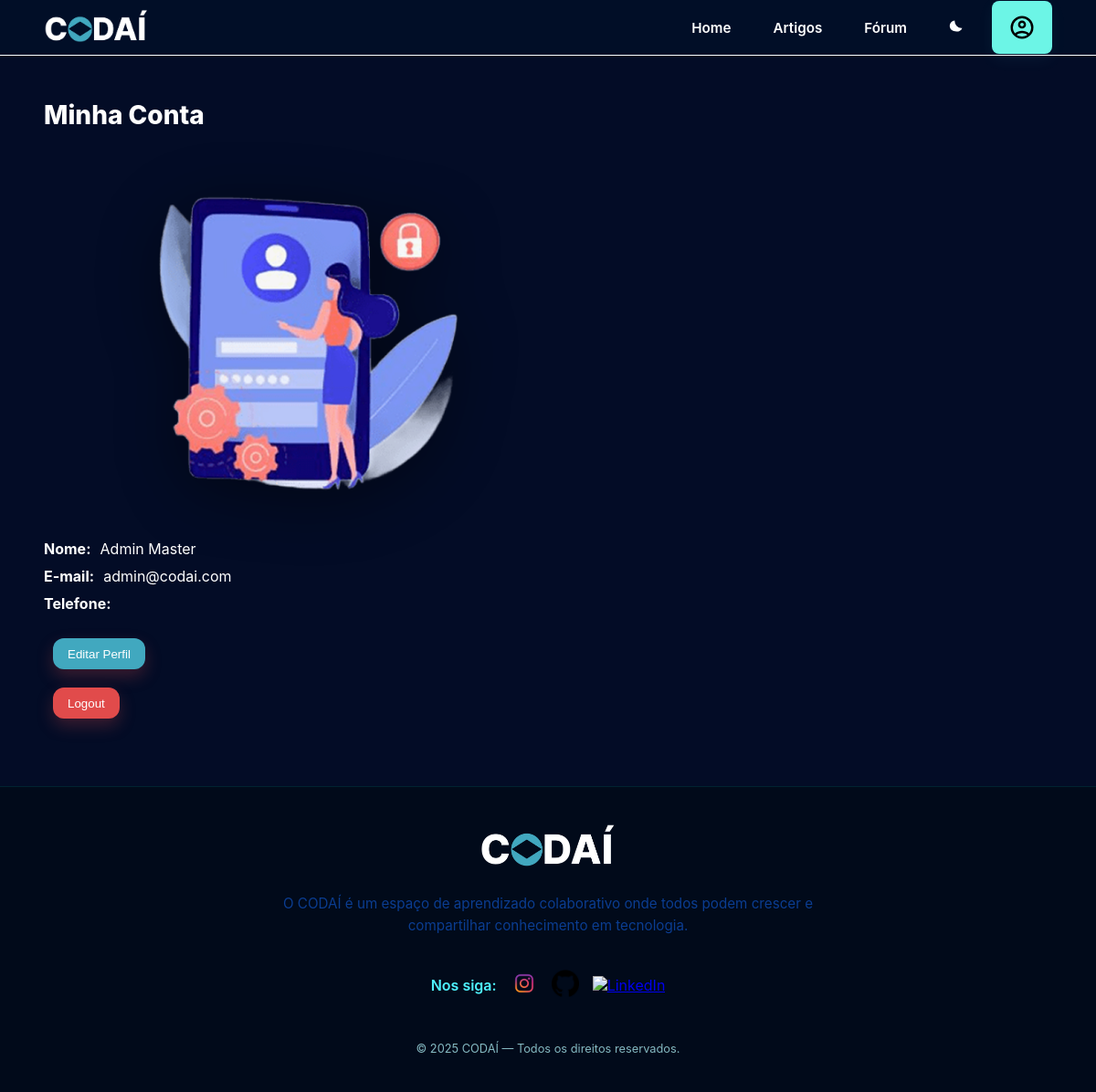
The page /auth/perfil (signed in) on the database as committed earlier.
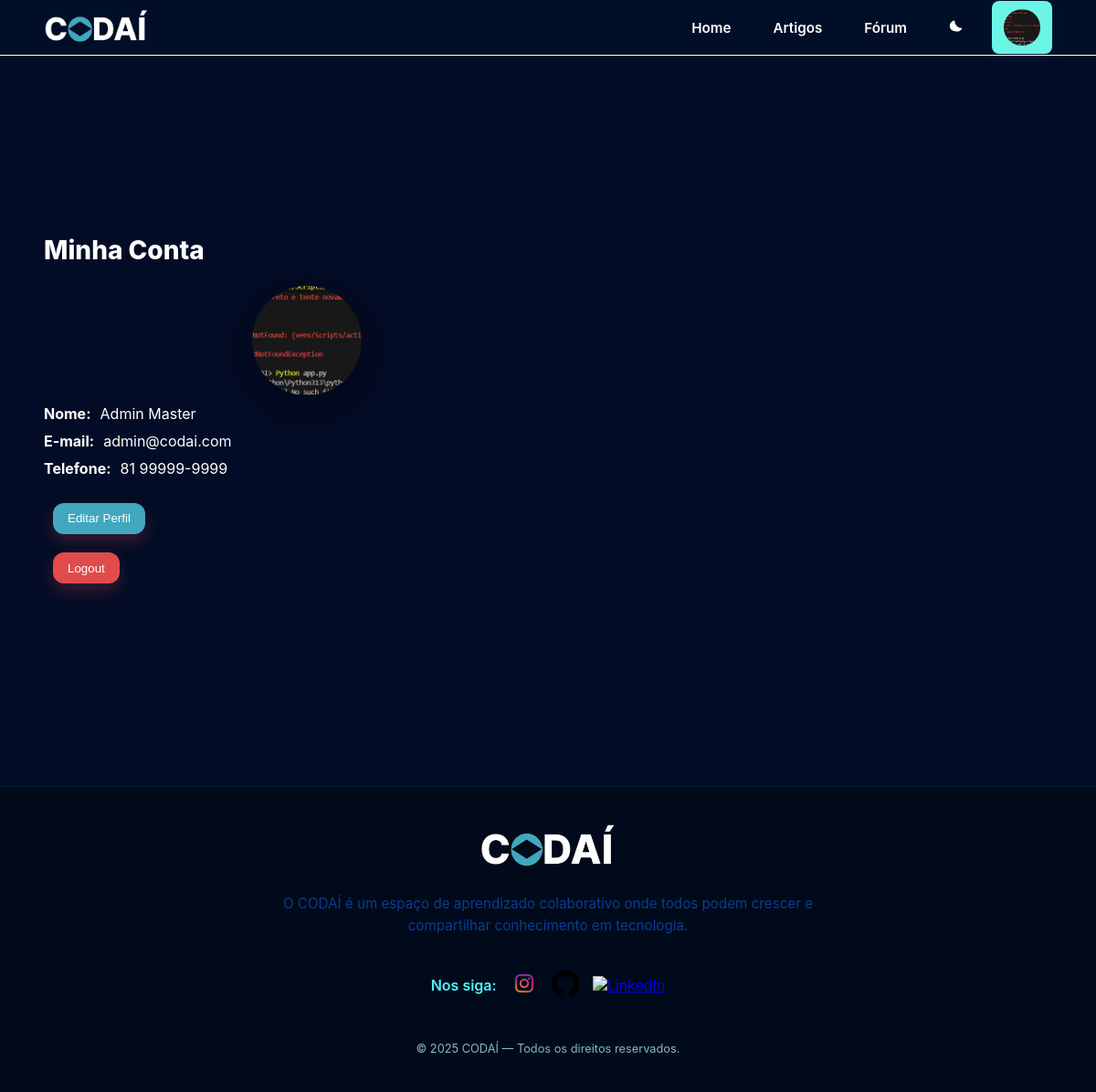
The same page on the database as committed later.
### models/users.py (models this page shows, shortened)
class User(db.Model, UserMixin):
    __tablename__ = 'user'
    id = db.Column(db.Integer, primary_key=True)
    nome = db.Column(db.String(100), nullable=False)
    email = db.Column(db.String(100), unique=True, nullable=False)
    password_hash = db.Column(db.String(255), nullable=False)
    role = db.Column(db.String(20), default='user')
    perfil = db.relationship('Profile', back_populates='user', uselist=False)

### models/profile.py (models this page shows, shortened)
class Profile(db.Model):
    id = db.Column(db.Integer, primary_key=True)
    telefone = db.Column(db.String(11), nullable=True)
    bio = db.Column(db.String(100), nullable=True)
    foto = db.Column(db.String(200), nullable=True)
    foto_thumb = db.Column(db.String(200), nullable=True)
    user_id = db.Column(db.Integer, db.ForeignKey('user.id'), unique=True, nullable=False)
    user_id = db.Column(db.Integer, db.ForeignKey('user.id'), unique=True, nullable=False)
    user = db.relationship(
        'User',
        back_populates='perfil',
        uselist=False
    )

### views/auth.py (the view)
@login_required
def perfil():
    return render_template('auth/perfil.html', user=current_user)

### templates/auth/perfil.html (shortened to what this page needs)
{% extends 'base.html' %}
{% block styles %}
<link rel="stylesheet" href="{{ url_for('static', filename='css/perfil.css') }}">
{% endblock %}
{% block content %}
<main class="perfil pf-shell">
    <div class="pf-container">
        <section class="pf-hero">
            <div class="pf-info">
                <h1 class="pf-title">Minha Conta</h1>
                <figure class="pf-illustration">
                {% if user.perfil and user.perfil.foto %}
                    <img src="{{ url_for('static', filename=user.perfil.foto) }}" alt="Foto de perfil" style="width:120px;height:120px;border-radius:50%;object-fit:cover;">
                {% else %}
                    <img src="{{ url_for('static', filename='image/screen03 1.png') }}" alt="Ilustração de perfil e segurança">
                {% endif %}
            </figure>
                <p class="pf-row">
                    <span class="pf-label">Nome:</span>
                    <span id="pf-name">{{ current_user.nome }}</span>
                </p>
                <p class="pf-row">
                    <span class="pf-label">E-mail:</span>
                    <span id="pf-email">{{ current_user.email }}</span>
                </p>
                <p class="pf-row">
                    <span class="pf-label">Telefone:</span>
                    <span id="pf-telefone">{{ user.perfil.telefone if user.perfil else '' }}</span>
                </p>
                <div class="pf-actions">
                    <button href="{{ url_for('auth.editar_perfil') }}" class="btn-primary">Editar Perfil</button>
                    <form action="{{ url_for('auth.logout') }}" method="post">
                        <button class="btn-danger" type="submit">Logout</button>
                    </form>
                </div>
            </div>
        </section>
{% endblock %}

### templates/base.html (shortened to what this page needs)
<!DOCTYPE html>
<html lang="pt-br">
<head>
    <link rel="stylesheet" href="{{ url_for('static', filename='css/style.css') }}">
    <link rel="stylesheet" href="{{ url_for('static', filename='css/global.css') }}">
    {% block styles %}{% endblock %}
</head>
<body>
    {% include 'components/header.html' %}
        <main>
                {% block content %}{% endblock %}
        </main>
    {% include 'components/footer.html' %}
</body>
</html>
</html>

### templates/components/header.html (shortened to what this page needs)
<header id="header-home">
    <div id="nav-bar">
        <img src="{{ url_for('static', filename='image/logo-nome.png') }}" alt="codaí-logo">
        <div class="buttons-header">
            <a class="links-header {% if request.path == url_for('home') %}active{% endif %}" href="{{ url_for('home') }}">Home</a>
            <a class="links-header {% if request.path == url_for('main.blog') %}active{% endif %}" href="{{ url_for('main.blog') }}">Artigos</a>
            <a class="links-header {% if request.path == url_for('main.forum') %}active{% endif %}" href="{{ url_for('main.forum') }}">Fórum</a>
            <button id="theme-toggle" class="nav-button theme-toggle" aria-label="Alternar tema" title="Alternar tema" type="button" aria-pressed="false">
                <svg class="icon-moon" viewBox="0 0 24 24" xmlns="http://www.w3.org/2000/svg" aria-hidden="true" focusable="false">
                    <path d="M21 12.8A9 9 0 0111.2 3 7 7 0 0012 17a7 7 0 009-4.2z"/>
                </svg>
            </button>
            {% if current_user.is_authenticated %}
                <a class="links-header {% if request.path == url_for('auth.perfil') %}active{% endif %}" href="{{ url_for('auth.perfil') }}">
                    {% if current_user.perfil and current_user.perfil.foto_thumb %}
                        <img src="{{ url_for('static', filename=current_user.perfil.foto_thumb) }}" alt="foto thumb" style="width:40px;height:40px;border-radius:50%;">
                    {% else %}
                        <img src="{{ url_for('static', filename='image/account_circle_24dp_FFFFFF_FILL0_wght400_GRAD0_opsz24.svg') }}" alt="icone de perfil" id="icon-perfil">
                    {% endif %}
                </a>
            {% endif %}
        </div>
    </div>
</header>

### templates/components/footer.html
<footer class="codai-rodape">
    <div class="codai-rodape-conteudo">
        <div class="codai-rodape-logo">
            <img src="{{ url_for('static', filename='image/logo-nome.png') }}" alt="Logo CODAÍ">
        </div>
        <p>
            O CODAÍ é um espaço de aprendizado colaborativo onde todos podem crescer e compartilhar conhecimento em tecnologia.
        </p>
        <div class="codai-social-secao">
            <span>Nos siga:</span>
            <a href="#"><img src="{{ url_for('static', filename='image/instagram.png') }}" alt="Instagram"></a>
            <a href="#"><img src="{{ url_for('static', filename='image/github.png') }}" alt="GitHub"></a>
            <a href="#"><img src="{{ url_for('static', filename='image/linkedin.png') }}" alt="LinkedIn"></a>
        </div>
        <div class="codai-copyright">
            © 2025 CODAÍ — Todos os direitos reservados.
        </div>
    </div>
</footer>

### static/css/style.css (style rules this page uses)
header { background-color: #010e27; border-bottom: 1px solid #ffffff; box-sizing: border-box; }
#nav-bar { display: flex; justify-content: space-between; width: 100%; height: 60px; align-items: center; padding: 0 4vw; }
#header-home img { height: 40px; max-width: 100%; }
.buttons-header { display: flex; align-items: center; flex-direction: row; gap: 20px; }
.buttons-header .links-header { cursor: pointer; transition: 0.3s; }
.buttons-header .links-header { display: inline-flex; align-items: center; gap: 8px; padding: 8px 12px; border-radius: 8px; color: #ffffff; text-decoration: none; font-weight: 600; font-size: 0.95rem; background: transparent; border: 1px solid transparent; transition: background-color 0.18s ease, color 0.18s ease, transform 0.12s ease, border-color 0.18s ease; }
.buttons-header .links-header.active, .buttons-header .links-header[aria-current="page"] { background-color: #6cf5e6; color: #000; border-color: rgba(108, 245, 230, 0.18); box-shadow: 0 6px 18px rgba(108, 245, 230, 0.06); transform: none; }
.codai-rodape { background-color: #010a1a; color: #e0f7fa; padding: 40px 0; display: flex; flex-direction: column; align-items: center; justify-content: center; text-align: center; border-top: 1px solid rgba(0, 255, 255, 0.1); }
.codai-rodape-conteudo { max-width: 1100px; width: 100%; display: flex; flex-direction: column; align-items: center; gap: 20px; }
.codai-rodape-logo img { width: 150px; }
.codai-rodape p { font-size: 0.95rem; color: #0b3d91 !important; margin: 0; line-height: 1.6; max-width: 600px; }
.codai-social-secao { display: flex; align-items: center; gap: 15px; margin-top: 15px; }
.codai-social-secao span { font-weight: 600; color: #4ff3ff; }
.codai-social-secao a img { width: 30px; height: 30px; transition: transform 0.3s ease, filter 0.3s ease; }
.codai-copyright { margin-top: 25px; font-size: 0.8rem; color: #85b9c1; }
body:not(.light) #icon-perfil, body:not(.light) .icon-moon, body:not(.light) .qualquer-classe-do-seu-ícone { filter: invert(1); }
.theme-toggle { display: inline-flex; align-items: center; justify-content: center; width: 40px; height: 40px; border-radius: 8px; background: transparent; border: 1px solid transparent; cursor: pointer; }
.theme-toggle svg { width: 20px; height: 20px; fill: currentColor; }
.icon-moon { display: inline; }

### static/css/global.css (style rules this page uses)
* { margin: 0; padding: 0; box-sizing: border-box; }
html, body { font-family: 'Inter', sans-serif; background-color: #030C26; color: #ffffff; width: 100%; min-height: 100vh; padding: 0 0vw; overflow-x: hidden; }

### static/css/perfil.css (style rules this page uses)
.pf-shell { min-height: 100vh; display: flex; align-items: center; }
.pf-container { width: min(1200px, 92vw); margin: 0 auto; }
.pf-hero { display: grid; grid-template-columns: 1.1fr .9fr; align-items: center; column-gap: 56px; padding: 24px 0 40px; }
.pf-info { display: grid; gap: 10px; }
.pf-title { margin: 0 0 12px; font-size: clamp(1.4rem, 2.4vw, 1.75rem); font-weight: 800; }
.pf-row { margin: 0; }
.pf-label { font-weight: 700; margin-right: .35rem; }
.pf-actions { margin-top: 8px; }
.btn-primary { padding: .6rem 1rem; border-radius: 12px; background: #41A8BF; color: #fff; border: none; cursor: pointer; margin: 10px; box-shadow: 0 8px 18px rgba(225,75,75,.25); }
.btn-danger { padding: .6rem 1rem; border-radius: 12px; background: #E14B4B; color: #fff; border: none; cursor: pointer; margin: 10px; box-shadow: 0 8px 18px rgba(225,75,75,.25); }
.pf-illustration { margin: 0; display: grid; place-items: center; }
.pf-illustration img { width: 100%; max-width: 420px; height: auto; filter: drop-shadow(0 12px 34px rgba(0,0,0,.45)); }

Rows that differ between the two databases and show on the page:
added Profile: foto_thumb (picture), foto (picture), perfil "81 99999-9999"
